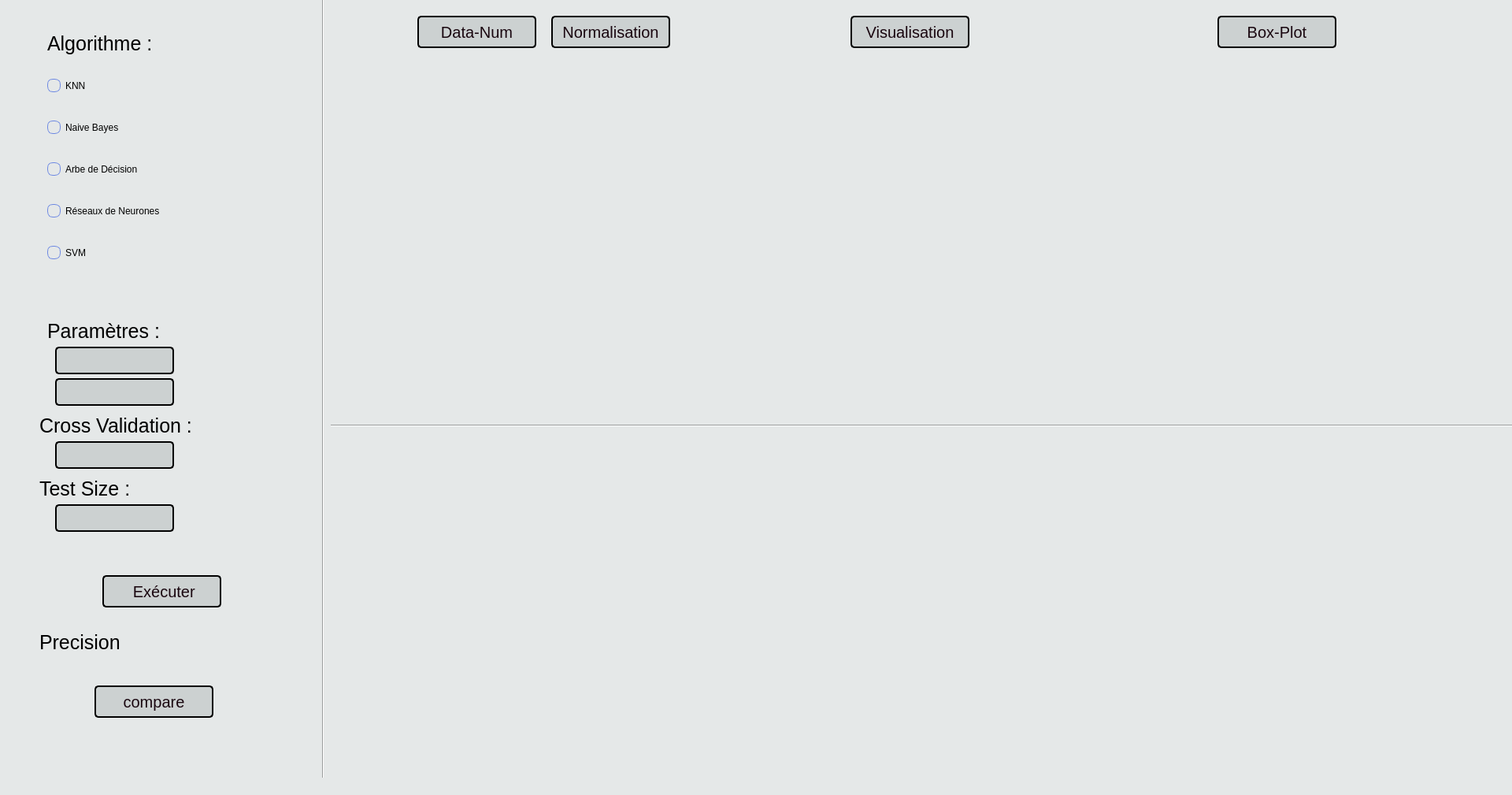
<?xml version="1.0" encoding="UTF-8"?>
<ui version="4.0">
 <class>MainWindow</class>
 <widget class="QMainWindow" name="MainWindow">
  <property name="geometry">
   <rect>
    <x>0</x>
    <y>0</y>
    <width>1920</width>
    <height>1009</height>
   </rect>
  </property>
  <property name="windowTitle">
   <string>MainWindow</string>
  </property>
  <property name="styleSheet">
   <string notr="true">background-color: #E5E8E8;


</string>
  </property>
  <widget class="QWidget" name="centralwidget">
   <widget class="QPushButton" name="pushButton">
    <property name="geometry">
     <rect>
      <x>1546</x>
      <y>20</y>
      <width>151</width>
      <height>41</height>
     </rect>
    </property>
    <property name="styleSheet">
     <string notr="true">QPushButton{
    background: #FFFFFF;
    background-color:#CCD1D1;
	font: 25 11pt &quot;URW Bookman&quot;;
    border: 2px solid #000000; 
    border-radius: 5px; 
    font-size:20px;
    color: #19060f;

}
QPushButton:hover{
     border: 2px solid #6E89E2; 
     background: #FFFFFF;
      background-color:#FFFFFF;
      color: #000000;
}</string>
    </property>
    <property name="text">
     <string>Box-Plot</string>
    </property>
   </widget>
   <widget class="QPushButton" name="pushButton_2">
    <property name="geometry">
     <rect>
      <x>530</x>
      <y>20</y>
      <width>151</width>
      <height>41</height>
     </rect>
    </property>
    <property name="styleSheet">
     <string notr="true">QPushButton{
    background: #FFFFFF;
    background-color:#CCD1D1;
	font: 25 11pt &quot;URW Bookman&quot;;
    border: 2px solid #000000; 
    border-radius: 5px; 
    font-size:20px;
    color: #19060f;

}
QPushButton:hover{
     border: 2px solid #6E89E2; 
     background: #FFFFFF;
      background-color:#FFFFFF;
      color: #000000;
}</string>
    </property>
    <property name="text">
     <string>Data-Num</string>
    </property>
   </widget>
   <widget class="QPushButton" name="pushButton_3">
    <property name="geometry">
     <rect>
      <x>1080</x>
      <y>20</y>
      <width>151</width>
      <height>41</height>
     </rect>
    </property>
    <property name="styleSheet">
     <string notr="true">QPushButton{
    background: #FFFFFF;
    background-color:#CCD1D1;
	font: 25 11pt &quot;URW Bookman&quot;;
    border: 2px solid #000000; 
    border-radius: 5px; 
    font-size:20px;
    color: #19060f;

}
QPushButton:hover{
     border: 2px solid #6E89E2; 
     background: #FFFFFF;
      background-color:#FFFFFF;
      color: #000000;
}</string>
    </property>
    <property name="text">
     <string>Visualisation</string>
    </property>
   </widget>
   <widget class="QLineEdit" name="lineEdit">
    <property name="geometry">
     <rect>
      <x>70</x>
      <y>440</y>
      <width>151</width>
      <height>35</height>
     </rect>
    </property>
    <property name="styleSheet">
     <string notr="true">QLineEdit{
    background: #FFFFFF;
    background-color:#CCD1D1;
	font: 25 11pt &quot;URW Bookman&quot;;
    border: 2px solid #000000; 
    border-radius: 5px; 
    font-size:20px;
    color: #000000;

}
QLineEdit:hover{
     border: 2px solid #6E89E2; 
     background: #FFFFFF;
      background-color:#FFFFFF;
      color: #000000;
}</string>
    </property>
   </widget>
   <widget class="QLineEdit" name="lineEdit_2">
    <property name="geometry">
     <rect>
      <x>70</x>
      <y>480</y>
      <width>151</width>
      <height>35</height>
     </rect>
    </property>
    <property name="styleSheet">
     <string notr="true">QLineEdit{
    background: #FFFFFF;
    background-color:#CCD1D1;
	font: 25 11pt &quot;URW Bookman&quot;;
    border: 2px solid #000000; 
    border-radius: 5px; 
    font-size:20px;
    color: #000000;

}
QLineEdit:hover{
     border: 2px solid #6E89E2; 
     background: #FFFFFF;
      background-color:#FFFFFF;
      color: #000000;
}</string>
    </property>
   </widget>
   <widget class="QLineEdit" name="lineEdit_4">
    <property name="geometry">
     <rect>
      <x>70</x>
      <y>560</y>
      <width>151</width>
      <height>35</height>
     </rect>
    </property>
    <property name="styleSheet">
     <string notr="true">QLineEdit{
    background: #FFFFFF;
    background-color:#CCD1D1;
	font: 25 11pt &quot;URW Bookman&quot;;
    border: 2px solid #000000; 
    border-radius: 5px; 
    font-size:20px;
    color: #000000;

}
QLineEdit:hover{
     border: 2px solid #6E89E2; 
     background: #FFFFFF;
      background-color:#FFFFFF;
      color: #000000;
}</string>
    </property>
   </widget>
   <widget class="QLabel" name="label">
    <property name="geometry">
     <rect>
      <x>60</x>
      <y>410</y>
      <width>161</width>
      <height>21</height>
     </rect>
    </property>
    <property name="styleSheet">
     <string notr="true">QLabel{
 
   background-color: #E5E8E8;
	font: 25 11pt &quot;URW Bookman&quot;;
    font-size:25px;
    color: #000000;

}
</string>
    </property>
    <property name="text">
     <string>Paramètres :</string>
    </property>
   </widget>
   <widget class="QLabel" name="label_2">
    <property name="geometry">
     <rect>
      <x>60</x>
      <y>40</y>
      <width>171</width>
      <height>31</height>
     </rect>
    </property>
    <property name="styleSheet">
     <string notr="true">QLabel{
 
   background-color: #E5E8E8;
	font: 25 20pt &quot;URW Bookman&quot;;
    font-size: 25px;
    color: #000000;

}
</string>
    </property>
    <property name="text">
     <string>Algorithme :</string>
    </property>
   </widget>
   <widget class="QLabel" name="label_3">
    <property name="geometry">
     <rect>
      <x>50</x>
      <y>530</y>
      <width>231</width>
      <height>21</height>
     </rect>
    </property>
    <property name="styleSheet">
     <string notr="true">QLabel{
 
   background-color: #E5E8E8;
	font: 25 11pt &quot;URW Bookman&quot;;
    font-size:25px;
    color: #000000;

}
</string>
    </property>
    <property name="text">
     <string>Cross Validation :</string>
    </property>
   </widget>
   <widget class="QLabel" name="label_4">
    <property name="geometry">
     <rect>
      <x>50</x>
      <y>610</y>
      <width>181</width>
      <height>21</height>
     </rect>
    </property>
    <property name="styleSheet">
     <string notr="true">QLabel{
 
   background-color: #E5E8E8;
	font: 25 11pt &quot;URW Bookman&quot;;
    font-size:25px;
    color: #000000;

}
</string>
    </property>
    <property name="text">
     <string>Test Size :</string>
    </property>
   </widget>
   <widget class="QLineEdit" name="lineEdit_5">
    <property name="geometry">
     <rect>
      <x>70</x>
      <y>640</y>
      <width>151</width>
      <height>35</height>
     </rect>
    </property>
    <property name="styleSheet">
     <string notr="true">QLineEdit{
    background: #FFFFFF;
    background-color:#CCD1D1;
	font: 25 11pt &quot;URW Bookman&quot;;
    border: 2px solid #000000; 
    border-radius: 5px; 
    font-size:20px;
    color: #000000;

}
QLineEdit:hover{
     border: 2px solid #6E89E2; 
     background: #FFFFFF;
      background-color:#FFFFFF;
      color: #000000;
}</string>
    </property>
   </widget>
   <widget class="QPushButton" name="pushButton_4">
    <property name="geometry">
     <rect>
      <x>130</x>
      <y>730</y>
      <width>151</width>
      <height>41</height>
     </rect>
    </property>
    <property name="autoFillBackground">
     <bool>false</bool>
    </property>
    <property name="styleSheet">
     <string notr="true">QPushButton{
    background: #FFFFFF;
    background-color:#CCD1D1;
	font: 25 11pt &quot;URW Bookman&quot;;
    border: 2px solid #000000; 
    border-radius: 5px; 
    font-size:20px;
    color: #19060f;

}
QPushButton:hover{
     border: 2px solid #6E89E2; 
     background: #FFFFFF;
      background-color:#FFFFFF;
      color: #000000;
}</string>
    </property>
    <property name="text">
     <string> Exécuter</string>
    </property>
    <property name="icon">
     <iconset>
      <normalon>:/newPrefix/administration.png</normalon>
     </iconset>
    </property>
    <property name="autoRepeatDelay">
     <number>296</number>
    </property>
   </widget>
   <widget class="QLabel" name="label_5">
    <property name="geometry">
     <rect>
      <x>50</x>
      <y>800</y>
      <width>111</width>
      <height>31</height>
     </rect>
    </property>
    <property name="styleSheet">
     <string notr="true">QLabel{
 
   background-color: #E5E8E8;
	font: 25 11pt &quot;URW Bookman&quot;;
    font-size:25px;
    color: #000000;

}
</string>
    </property>
    <property name="text">
     <string>Precision</string>
    </property>
   </widget>
   <widget class="QTextBrowser" name="textBrowser">
    <property name="geometry">
     <rect>
      <x>210</x>
      <y>800</y>
      <width>161</width>
      <height>41</height>
     </rect>
    </property>
    <property name="styleSheet">
     <string notr="true">QTextBrowser{
 
   background-color: #E5E8E8;
	font: 25 11pt &quot;URW Bookman&quot;;
    font-size:20px;
    border-radius: 20px;
    color: #000000;

}
</string>
    </property>
   </widget>
   <widget class="QWidget" name="layoutWidget">
    <property name="geometry">
     <rect>
      <x>60</x>
      <y>70</y>
      <width>237</width>
      <height>291</height>
     </rect>
    </property>
    <layout class="QVBoxLayout" name="verticalLayout">
     <item>
      <widget class="QRadioButton" name="radioButton">
       <property name="styleSheet">
        <string notr="true">QRadioButton {
   background-color: #E5E8E8;
   color: black;
   font: 25 15pt &quot;URW Bookman&quot;;
   
}
QRadioButton::indicator {
   width: 10px;
   height: 10px;
   border-radius: 5px;
}
QRadioButton::indicator::unchecked{ 
   border: 1px solid; 
   border-color: #6E89E2;
   border-radius: 7px;
   background-color: #E5E8E8; 
   width: 15px; 
   height: 15px; 
}
QRadioButton::indicator::checked{ 
   border: 1px solid; 
   border-color: #000000;
   border-radius: 8px;
   background-color: #6E89E2; 
   width: 15px; 
   height: 15px; 
}
QRadioButton:hover{

     color: #6E89E2;
     font: 25 11pt  #6E89E2;
}</string>
       </property>
       <property name="text">
        <string>KNN</string>
       </property>
      </widget>
     </item>
     <item>
      <widget class="QRadioButton" name="radioButton_2">
       <property name="styleSheet">
        <string notr="true">QRadioButton {
   background-color: #E5E8E8;
   color: black;
    font: 25 15pt &quot;URW Bookman&quot;;
   
}
QRadioButton::indicator {
   width: 10px;
   height: 10px;
   border-radius: 5px;
}
QRadioButton::indicator::unchecked{ 
   border: 1px solid; 
   border-color: #6E89E2;
   border-radius: 7px;
   background-color: #E5E8E8; 
   width: 15px; 
   height: 15px; 
}
QRadioButton::indicator::checked{ 
   border: 1px solid; 
   border-color: #000000;
   border-radius: 8px;
   background-color: #6E89E2; 
   width: 15px; 
   height: 15px; 
}
QRadioButton:hover{

     color: #6E89E2;
     font: 25 11pt  #6E89E2;
}</string>
       </property>
       <property name="text">
        <string>Naive Bayes</string>
       </property>
      </widget>
     </item>
     <item>
      <widget class="QRadioButton" name="radioButton_3">
       <property name="styleSheet">
        <string notr="true">QRadioButton {
   background-color: #E5E8E8;
   color: black;
   font: 25 15pt &quot;URW Bookman&quot;;
   
}
QRadioButton::indicator {
   width: 10px;
   height: 10px;
   border-radius: 5px;
}
QRadioButton::indicator::unchecked{ 
   border: 1px solid; 
   border-color: #6E89E2;
   border-radius: 7px;
   background-color: #E5E8E8; 
   width: 15px; 
   height: 15px; 
}
QRadioButton::indicator::checked{ 
   border: 1px solid; 
   border-color: #000000;
   border-radius: 8px;
   background-color: #6E89E2; 
   width: 15px; 
   height: 15px; 
}
QRadioButton:hover{

     color: #6E89E2;
     font: 25 11pt  #6E89E2;
}</string>
       </property>
       <property name="text">
        <string>Arbe de Décision</string>
       </property>
      </widget>
     </item>
     <item>
      <widget class="QRadioButton" name="radioButton_4">
       <property name="styleSheet">
        <string notr="true">QRadioButton {
   background-color: #E5E8E8;
   color: black;
   font: 25 15pt &quot;URW Bookman&quot;;
   
}
QRadioButton::indicator {
   width: 10px;
   height: 10px;
   border-radius: 5px;
}
QRadioButton::indicator::unchecked{ 
   border: 1px solid; 
   border-color: #6E89E2;
   border-radius: 7px;
   background-color: #E5E8E8; 
   width: 15px; 
   height: 15px; 
}
QRadioButton::indicator::checked{ 
   border: 1px solid; 
   border-color: #000000;
   border-radius: 8px;
   background-color: #6E89E2; 
   width: 15px; 
   height: 15px; 
}
QRadioButton:hover{

     color: #6E89E2;
     font: 25 11pt  #6E89E2;
}</string>
       </property>
       <property name="text">
        <string>Réseaux de Neurones</string>
       </property>
      </widget>
     </item>
     <item>
      <widget class="QRadioButton" name="radioButton_5">
       <property name="styleSheet">
        <string notr="true">QRadioButton {
   background-color: #E5E8E8;
   color: black;
   font: 25 15pt &quot;URW Bookman&quot;;
   
}
QRadioButton::indicator {
   width: 10px;
   height: 10px;
   border-radius: 5px;
}
QRadioButton::indicator::unchecked{ 
   border: 1px solid; 
   border-color: #6E89E2;
   border-radius: 7px;
   background-color: #E5E8E8; 
   width: 15px; 
   height: 15px; 
}
QRadioButton::indicator::checked{ 
   border: 1px solid; 
   border-color: #000000;
   border-radius: 8px;
   background-color: #6E89E2; 
   width: 15px; 
   height: 15px; 
}
QRadioButton:hover{

     color: #6E89E2;
     font: 25 11pt  #6E89E2;
}</string>
       </property>
       <property name="text">
        <string>SVM</string>
       </property>
      </widget>
     </item>
    </layout>
   </widget>
   <widget class="QFrame" name="frame_2">
    <property name="geometry">
     <rect>
      <x>956</x>
      <y>99</y>
      <width>400</width>
      <height>400</height>
     </rect>
    </property>
    <property name="styleSheet">
     <string notr="true">border-radius: 20px;</string>
    </property>
    <property name="frameShape">
     <enum>QFrame::StyledPanel</enum>
    </property>
    <property name="frameShadow">
     <enum>QFrame::Raised</enum>
    </property>
   </widget>
   <widget class="QFrame" name="frame_3">
    <property name="geometry">
     <rect>
      <x>1421</x>
      <y>100</y>
      <width>400</width>
      <height>400</height>
     </rect>
    </property>
    <property name="styleSheet">
     <string notr="true">border-radius: 20px;</string>
    </property>
    <property name="frameShape">
     <enum>QFrame::StyledPanel</enum>
    </property>
    <property name="frameShadow">
     <enum>QFrame::Raised</enum>
    </property>
   </widget>
   <widget class="QFrame" name="frame_4">
    <property name="geometry">
     <rect>
      <x>491</x>
      <y>580</y>
      <width>400</width>
      <height>400</height>
     </rect>
    </property>
    <property name="styleSheet">
     <string notr="true">border-radius: 20px;</string>
    </property>
    <property name="frameShape">
     <enum>QFrame::StyledPanel</enum>
    </property>
    <property name="frameShadow">
     <enum>QFrame::Raised</enum>
    </property>
   </widget>
   <widget class="QFrame" name="frame_5">
    <property name="geometry">
     <rect>
      <x>956</x>
      <y>580</y>
      <width>400</width>
      <height>400</height>
     </rect>
    </property>
    <property name="styleSheet">
     <string notr="true">border-radius: 20px;</string>
    </property>
    <property name="frameShape">
     <enum>QFrame::StyledPanel</enum>
    </property>
    <property name="frameShadow">
     <enum>QFrame::Raised</enum>
    </property>
   </widget>
   <widget class="QFrame" name="frame_6">
    <property name="geometry">
     <rect>
      <x>1421</x>
      <y>580</y>
      <width>400</width>
      <height>400</height>
     </rect>
    </property>
    <property name="baseSize">
     <size>
      <width>0</width>
      <height>3</height>
     </size>
    </property>
    <property name="styleSheet">
     <string notr="true">border-radius: 20px;</string>
    </property>
    <property name="frameShape">
     <enum>QFrame::StyledPanel</enum>
    </property>
    <property name="frameShadow">
     <enum>QFrame::Raised</enum>
    </property>
   </widget>
   <widget class="QTableWidget" name="tableWidget">
    <property name="geometry">
     <rect>
      <x>490</x>
      <y>99</y>
      <width>400</width>
      <height>400</height>
     </rect>
    </property>
    <property name="styleSheet">
     <string notr="true">border-radius: 20px;</string>
    </property>
   </widget>
   <widget class="QPushButton" name="pushButton_5">
    <property name="geometry">
     <rect>
      <x>700</x>
      <y>20</y>
      <width>151</width>
      <height>41</height>
     </rect>
    </property>
    <property name="styleSheet">
     <string notr="true">QPushButton{
    background: #FFFFFF;
    background-color:#CCD1D1;
	font: 25 11pt &quot;URW Bookman&quot;;
    border: 2px solid #000000; 
    border-radius: 5px; 
    font-size:20px;
    color: #19060f;

}
QPushButton:hover{
     border: 2px solid #6E89E2; 
     background: #FFFFFF;
      background-color:#FFFFFF;
      color: #000000;
}</string>
    </property>
    <property name="text">
     <string>Normalisation</string>
    </property>
   </widget>
   <widget class="Line" name="line">
    <property name="geometry">
     <rect>
      <x>420</x>
      <y>530</y>
      <width>1551</width>
      <height>20</height>
     </rect>
    </property>
    <property name="orientation">
     <enum>Qt::Horizontal</enum>
    </property>
   </widget>
   <widget class="Line" name="line_2">
    <property name="geometry">
     <rect>
      <x>400</x>
      <y>-20</y>
      <width>20</width>
      <height>1061</height>
     </rect>
    </property>
    <property name="orientation">
     <enum>Qt::Vertical</enum>
    </property>
   </widget>
   <widget class="QPushButton" name="pushButton_6">
    <property name="geometry">
     <rect>
      <x>120</x>
      <y>870</y>
      <width>151</width>
      <height>41</height>
     </rect>
    </property>
    <property name="styleSheet">
     <string notr="true">QPushButton{
    background: #FFFFFF;
    background-color:#CCD1D1;
	font: 25 11pt &quot;URW Bookman&quot;;
    border: 2px solid #000000; 
    border-radius: 5px; 
    font-size:20px;
    color: #19060f;

}
QPushButton:hover{
     border: 2px solid #6E89E2; 
     background: #FFFFFF;
      background-color:#FFFFFF;
      color: #000000;
}</string>
    </property>
    <property name="text">
     <string>compare</string>
    </property>
   </widget>
  </widget>
  <widget class="QStatusBar" name="statusbar"/>
 </widget>
 <resources>
  <include location="image.qrc"/>
 </resources>
 <connections/>
</ui>
